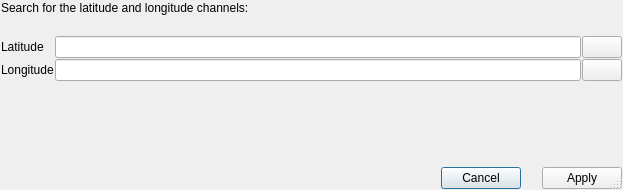
<?xml version="1.0" encoding="UTF-8"?>
<ui version="4.0">
 <class>GPSDialog</class>
 <widget class="QDialog" name="GPSDialog">
  <property name="geometry">
   <rect>
    <x>0</x>
    <y>0</y>
    <width>623</width>
    <height>190</height>
   </rect>
  </property>
  <property name="windowTitle">
   <string>GPS channels selection</string>
  </property>
  <property name="windowIcon">
   <iconset resource="resource.qrc">
    <normaloff>:/globe.png</normaloff>:/globe.png</iconset>
  </property>
  <property name="sizeGripEnabled">
   <bool>true</bool>
  </property>
  <layout class="QGridLayout" name="gridLayout" rowstretch="0,0,0,0,1,0">
   <property name="leftMargin">
  <number>1</number>
</property>
   <property name="topMargin">
  <number>1</number>
</property>
   <property name="rightMargin">
  <number>1</number>
</property>
   <property name="bottomMargin">
  <number>1</number>
</property>
   <property name="spacing">
  <number>1</number>
</property>
   <item row="0" column="0" colspan="3">
    <widget class="QLabel" name="label_3">
     <property name="text">
      <string>Search for the latitude and longitude channels:</string>
     </property>
    </widget>
   </item>
   <item row="5" column="0" colspan="3">
    <layout class="QHBoxLayout" name="horizontalLayout" stretch="1,0,0,0">
     <property name="spacing">
  <number>1</number>
</property>
     <item>
      <spacer name="horizontalSpacer">
       <property name="orientation">
        <enum>Qt::Orientation::Horizontal</enum>
       </property>
       <property name="sizeHint" stdset="0">
        <size>
         <width>40</width>
         <height>20</height>
        </size>
       </property>
      </spacer>
     </item>
     <item>
      <widget class="QPushButton" name="cancel_btn">
       <property name="text">
        <string>Cancel</string>
       </property>
      </widget>
     </item>
     <item>
      <spacer name="horizontalSpacer_2">
       <property name="orientation">
        <enum>Qt::Orientation::Horizontal</enum>
       </property>
       <property name="sizeHint" stdset="0">
        <size>
         <width>20</width>
         <height>20</height>
        </size>
       </property>
      </spacer>
     </item>
     <item>
      <widget class="QPushButton" name="apply_btn">
       <property name="text">
        <string>Apply</string>
       </property>
      </widget>
     </item>
    </layout>
   </item>
   <item row="2" column="1">
    <widget class="QLineEdit" name="latitude"/>
   </item>
   <item row="2" column="2">
    <widget class="QPushButton" name="search_latitude_btn">
     <property name="text">
      <string/>
     </property>
     <property name="icon">
      <iconset resource="resource.qrc">
       <normaloff>:/search.png</normaloff>:/search.png</iconset>
     </property>
    </widget>
   </item>
   <item row="3" column="0">
    <widget class="QLabel" name="label_2">
     <property name="text">
      <string>Longitude</string>
     </property>
    </widget>
   </item>
   <item row="2" column="0">
    <widget class="QLabel" name="label">
     <property name="text">
      <string>Latitude</string>
     </property>
    </widget>
   </item>
   <item row="3" column="2">
    <widget class="QPushButton" name="search_longitude_btn">
     <property name="text">
      <string/>
     </property>
     <property name="icon">
      <iconset resource="resource.qrc">
       <normaloff>:/search.png</normaloff>:/search.png</iconset>
     </property>
    </widget>
   </item>
   <item row="1" column="0">
    <spacer name="verticalSpacer">
     <property name="orientation">
      <enum>Qt::Orientation::Vertical</enum>
     </property>
     <property name="sizeHint" stdset="0">
      <size>
       <width>20</width>
       <height>20</height>
      </size>
     </property>
    </spacer>
   </item>
   <item row="3" column="1">
    <widget class="QLineEdit" name="longitude"/>
   </item>
   <item row="4" column="0">
    <spacer name="verticalSpacer_2">
     <property name="orientation">
      <enum>Qt::Orientation::Vertical</enum>
     </property>
     <property name="sizeHint" stdset="0">
      <size>
       <width>20</width>
       <height>40</height>
      </size>
     </property>
    </spacer>
   </item>
  </layout>
 </widget>
 <tabstops>
  <tabstop>latitude</tabstop>
  <tabstop>longitude</tabstop>
  <tabstop>search_latitude_btn</tabstop>
  <tabstop>search_longitude_btn</tabstop>
  <tabstop>apply_btn</tabstop>
  <tabstop>cancel_btn</tabstop>
 </tabstops>
 <resources>
  <include location="resource.qrc"/>
 </resources>
 <connections/>
</ui>
